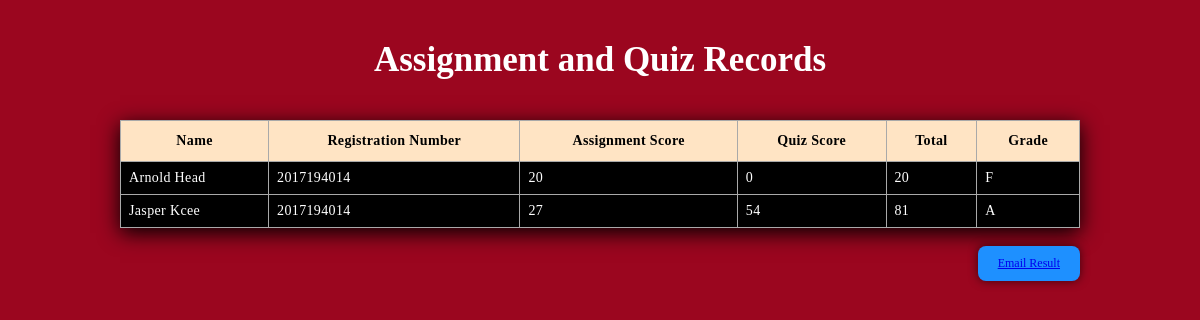
Screenshot of /assignment_quiz_score_result (signed in) with the database file from the repository.
### lecture/models.py (models this page shows, shortened)
class Assignment_Answers(models.Model):
    question = models.ForeignKey(Lecturer_View, on_delete=models.CASCADE)
    name = models.CharField(max_length=200, blank=False)
    reg_number = models.IntegerField(blank=False)
    ass_upload =  models.FileField(upload_to='docs/', blank=False,validators=[result_file])
    score = models.IntegerField(blank=True,default=000000000000)
    is_opened = models.BooleanField(default=False)
    date = models.DateTimeField(default=timezone.now)
    slug = models.SlugField(unique=True, blank=True)

### lecture/views.py (the view)
# urls.py: path(r'assignment_quiz_score_result', Assignment_Quiz_Score_One, name='aqss'),
@login_required(login_url='/lecturer_login')
def Assignment_Quiz_Score_One(request):
	lec = Lecturer_View.objects.all()
	qq = Quiz_Answers.objects.all()
	combine = []
	for lecture_view in lec:
		ass = Assignment_Answers.objects.filter(question=lecture_view,is_opened=True)
		ques = Quiz_Answers.objects.filter(question=lecture_view,is_opened=True)
		for ass in ass:
		    try:
		    	score=ques.get(name=ass.name, reg_number=ass.reg_number).score
		    except Quiz_Answers.DoesNotExist:
		    	score = 0
		    total_score = ass.score + score
		    if total_score >= 70:
		    	grade ='A'
		    elif total_score >= 60:
		    	grade ='B'
		    elif total_score >= 50:
		    	grade ='C'
		    elif total_score >= 40:
		    	grade ='E'
		    else:
		    	grade ='F'
		    combine.append({"ass_name": ass.name, "ass_reg_number": ass.reg_number,"ass_score": ass.score,"score":score,"total_score":total_score,"grade":grade})
	return render(request, "folder/assignment_quiz.html",{"combine":combine,"ques":ques})

### lecture/templates/folder/assignment_quiz.html (shortened to what this page needs)
{% load static %}
<!DOCTYPE html>
<html>
<head>
	<link rel="stylesheet" type="text/css" href="{% static 'fontawesome/css/all.min.css' %}">
</head>
<body>
	<div class="table-container">
	<h1 class="heading">Assignment and Quiz Records</h1>
	<table class="table">
		<thead>
			<tr>
			<th>Name</th>
			<th>Registration Number</th>
			<th>Assignment Score</th>
			<th>Quiz Score</th>
			<th>Total</th>
			<th>Grade</th>
		</tr>
		</thead>
		<tbody>
			{% for data in combine %}
			<tr>
			<td data-label = "Name">{{data.ass_name}}</td>
			<td data-label = "Registration Number">{{data.ass_reg_number}}</td>
			<td data-label = "Assignment Score">{{data.ass_score}}</td>
			<td data-label = "Quiz Score">{{data.score}}</td>
			<td data-label = "Total">{{data.total_score}}</td>
			<td data-label = "Grade">{{data.grade}}</td>
		</tr>
		{% endfor %}
	</tbody>
</table></br>
<div style="float: right;">
<p class="btn"><a href="{% url 'lecture:send' %}">Email Result</a></p>
</div>
</div>
</body>
</html>

### lecture/templates/folder/assignment_quiz.html (style rules this page uses)
* { margin: 0; padding: 0; box-sizing: border-box; outline: none; }
body { background-color: rgb(155, 6, 31); }
.table-container { padding: 0 10%; margin: 40px auto 0; }
.heading { font-size: 35px; text-align: center; color: white; margin-bottom: 40px; }
.table { width: 100%; border-collapse: collapse; box-shadow: 0 5px 20px rgba(0, 0, 0, 1.2); }
.table thead { background: bisque; }
.table thead tr th { font-size: 14px; font-weight: medium; letter-spacing: 0.35px; color: black; opacity: 1; padding: 12px; vertical-align: top; border: 1px solid darkgray; }
.table tbody tr td { font-size: 14px; font-weight: normal; background-color: black; letter-spacing: 0.35px; color: white; opacity: 1; padding: 8px; border: 1px solid darkgray; }
.btn { font-size: 12px; background: #1E90FF; width: 100%; padding: 10px 20px; text-align: center; text-decoration: none; color: white; border-radius: 8px; cursor: pointer; box-shadow: 0 0 10px rgba(0, 0, 0, 0.6); -webkit-transition-duration:0.3s; transition-duration:0.3s; -webkit-transition-property:box-shadow, transform; transition-property:box-shadow, transform; }

### rows the page displays
Assignment_Answers: ass_name "Arnold Head"
Assignment_Answers: ass_name "Jasper Kcee"

### other values shown
{{ data.ass_reg_number }} "2017194014" "2017194014"
{{ data.ass_score }} "20" "27"
{{ data.score }} "0" "54"
{{ data.total_score }} "20" "81"
{{ data.grade }} "F" "A"
